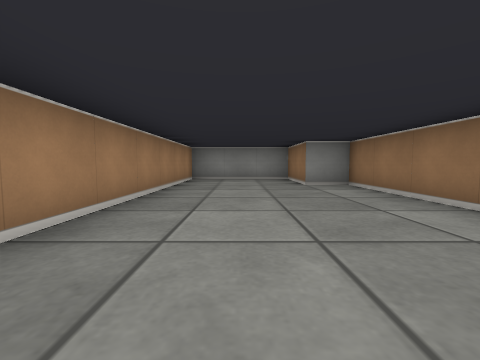
view 1 (above)

16 first-person views from a walk through a cub3D ray-caster map. The camera is about half as high as the walls, tilts 4° down and sees 90° across. The floor is counted in squares. Each view is taken from the middle of a square. On the plan, view 1 faces up. The plan holds only what a view shows up to about 9 squares ahead; the rest is blank. The place goes on beyond the plan.

view 2
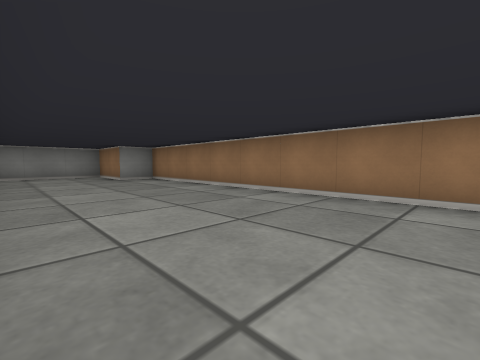

view 3
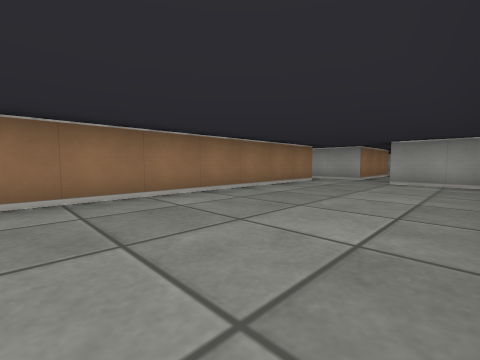

view 4
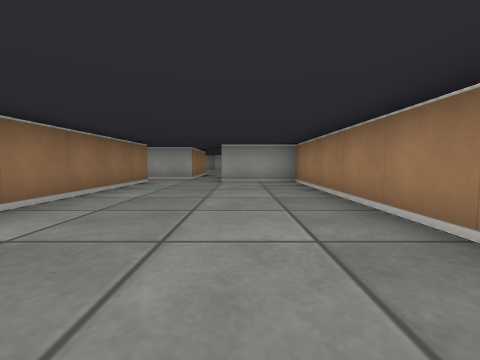

view 5
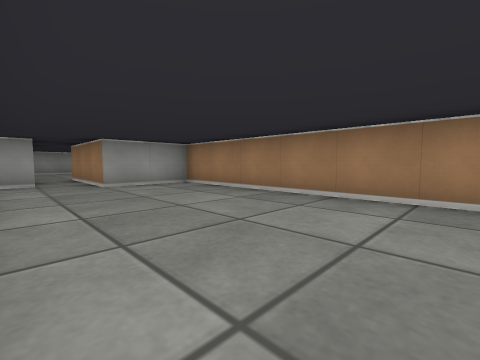

view 6
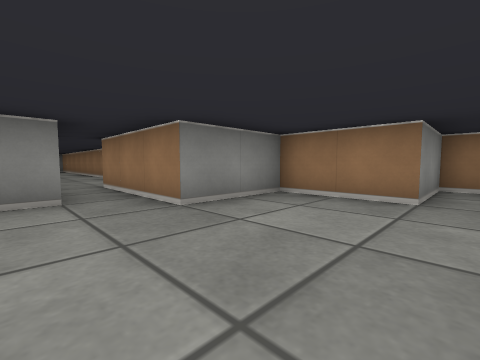

view 7
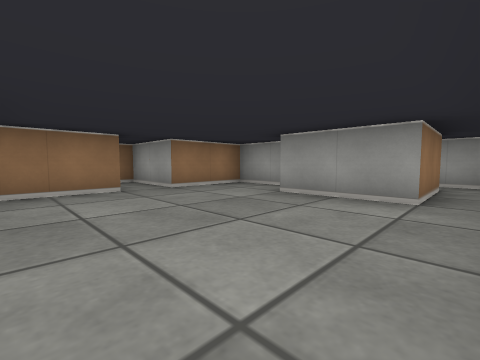

view 8
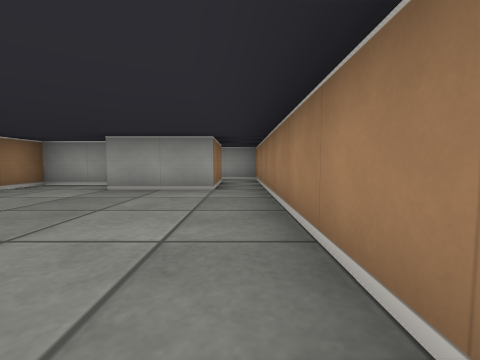

view 9
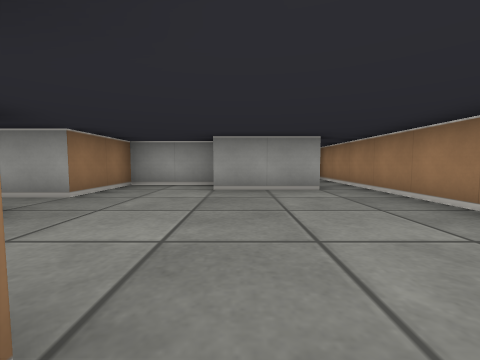

view 10
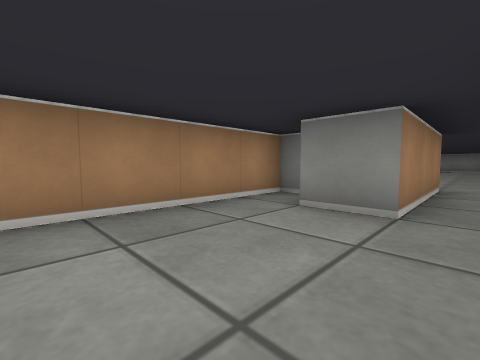

view 11
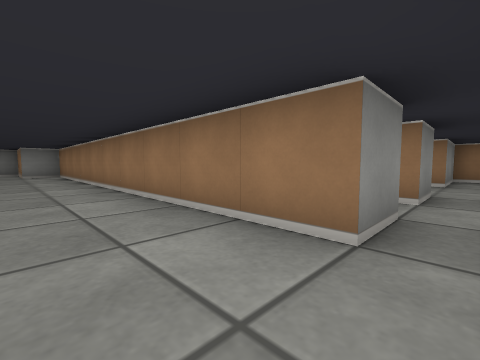

view 12
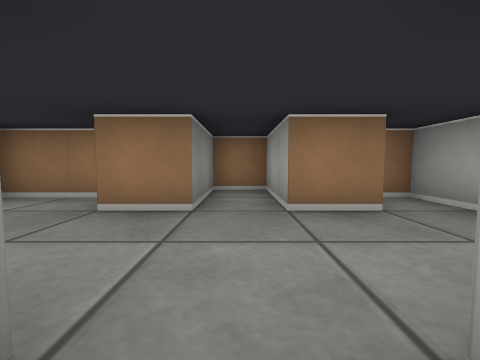

view 13
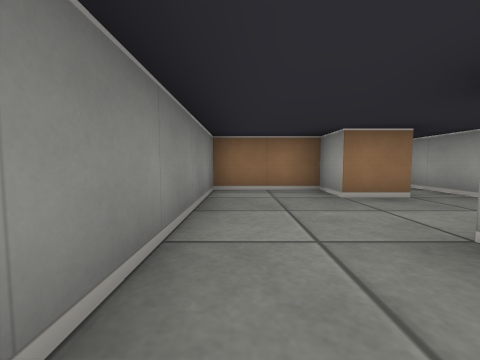

view 14
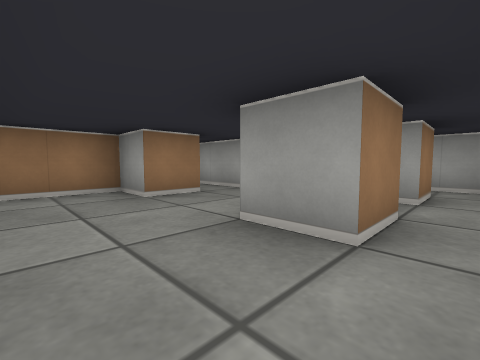

view 15
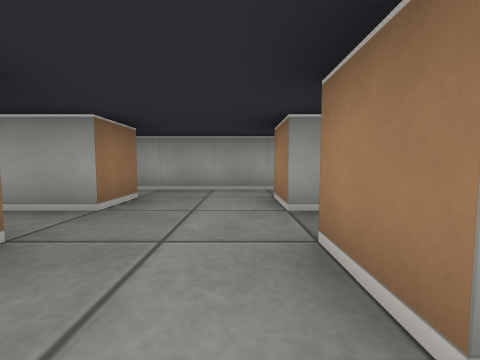

view 16
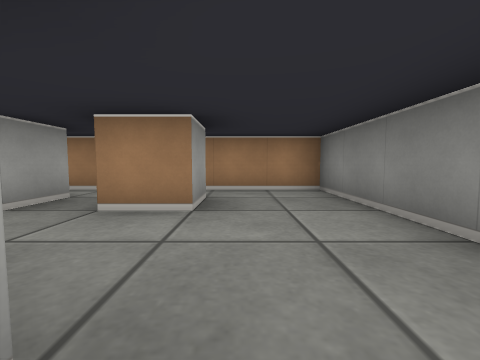

### Floor plan
Ten units are one square. View 1 is at (0, 0); x grows to the right and y downward. Boxes are objects, and circles mark ways between rooms. Rooms are numbered by the first view taken in them; rooms with no view inside come last. Other rooms are left out.
<svg viewBox="-20 -80 120 230">
<path fill="none" stroke="#000" d="M36 45 25 45 25 -55 15 -55 15 -75 -15 -75 -15 45 5 45 5 55M15 55 31 55M15 135 35 135 35 115 55 115 55 105 35 105 35 85 15 85 15 55M-10 65 -15 65 -15 145M5 55 5 75 -5 75M-5 145 -5 125 15 125M55 45 45 45 45 35 55 35 55 45M35 56 35 62M45 66 45 55 55 55 55 65M75 66 75 55 95 55 95 45 75 45 75 35 85 35 85 15 35 15 35 38M39 75 85 75 85 70"/>
<circle cx="10" cy="65" r="3" fill="#2a7"/>
<circle cx="30" cy="50" r="3" fill="#2a7"/>
<text x="10" y="-10">1</text>
<text x="10" y="100">2</text>
<text x="60" y="40">3</text>
</svg>
Room 1 opens to room 2. Room 1 opens to room 3.

Where each view was taken, in squares from view 1:
view 1: 0 up, 0 right, facing up
view 2: 2 down, 1 left, facing up-right
view 3: 2 up, 1 left, facing down-right
view 4: 2 up, 0 right, facing down
view 5: 1 up, 2 right, facing down-left
view 6: 11 down, 0 right, facing up-right
view 7: 9 down, 1 left, facing down-right
view 8: 8 down, 1 left, facing down
view 9: 8 down, 1 right, facing down
view 10: 10 down, 1 right, facing up-left
view 11: 5 down, 1 right, facing up-right
view 12: 5 down, 5 right, facing right
view 13: 2 down, 4 right, facing right
view 14: 2 down, 4 right, facing down-right
view 15: 3 down, 6 right, facing down
view 16: 3 down, 8 right, facing left
